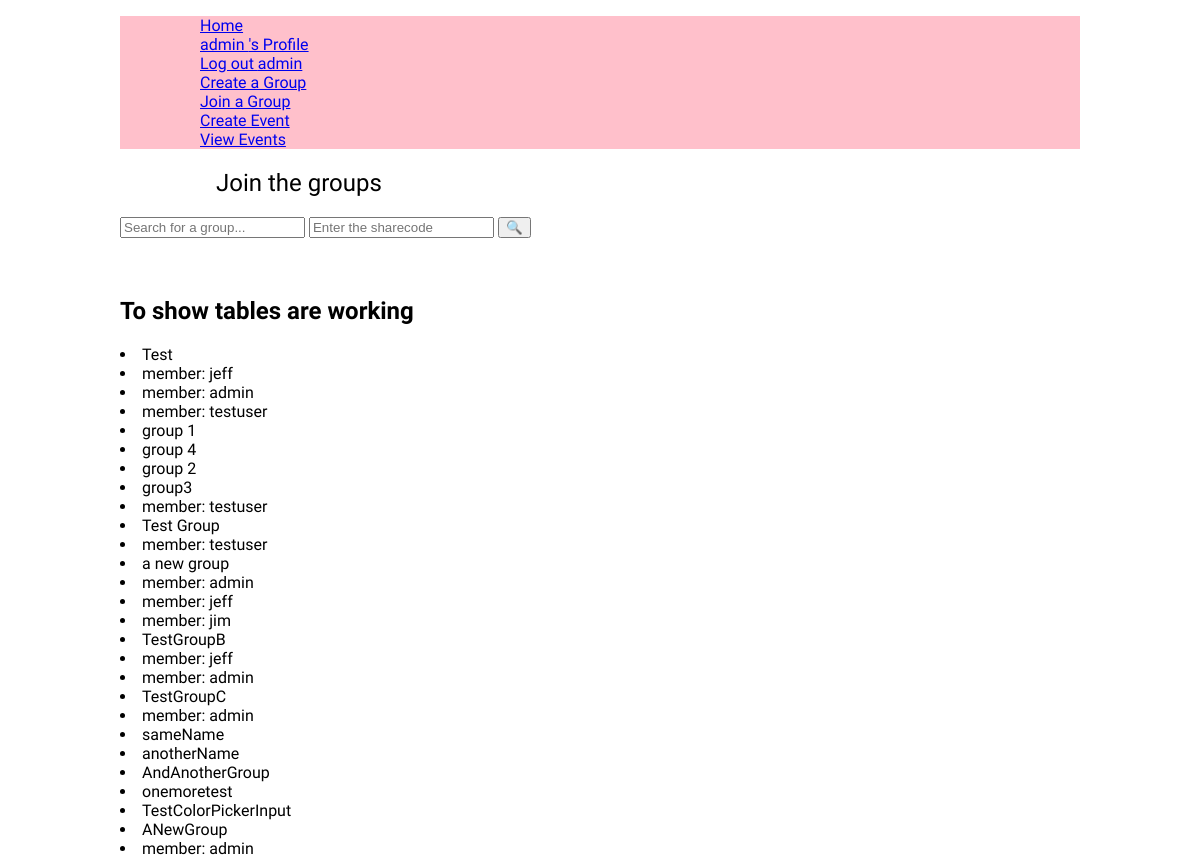
Page /group/join/ (signed in) on the committed database.
### user_profile/models.py (models this page shows, shortened)
class CustomUser(AbstractUser):
    location = models.CharField(max_length=100, blank=True)
    phone_number = models.CharField( max_length=50, blank=True)
    date_joined = models.DateTimeField( auto_now_add=True)

### group_profile/models.py (models this page shows, shortened)
class GroupProfile(models.Model):
    members = models.ManyToManyField(CustomUser, through="UserGroupLink")
    GroupName = models.CharField(blank=False, max_length=128, unique=True)
    GroupColour = models.CharField(blank=False, default='#FFFFFF', max_length=7) #hex colour value, should link to color picker hex on the html side
    DateCreated = models.DateTimeField(auto_now_add=True,)#add the date it was created automatically
    GroupShareCode = models.CharField(
        blank=False,
        max_length=12,
        default=GenerateRandomShareCode
        )

### group_profile/views.py (the view)
# urls.py: path('join/', views.list_group, name='join'),
@login_required
def list_group(request):
    response=""
    if request.method == "POST":
        group_query = request.POST.get("group_search","")
        sharecode_query = request.POST.get("sharecode_test", "")
        if not group_query or not sharecode_query:
            print(group_query)
            response = "Request to join failed - Enter the exact name and sharecode again"
        else:
            group = GroupProfile.objects.filter(GroupName__iexact=group_query, GroupShareCode=sharecode_query).first()
            group.members.add(request.user, through_defaults={'status': 2})
            response = "Correct credentials entered. You are being added to the group"
    else:
        group_query=""
        sharecode_query=""
    groups = GroupProfile.objects.filter(GroupName__contains=group_query , GroupShareCode__contains=sharecode_query)#remove after testing
    return render(request, 'group_profile/join.html', {'groups': groups, 'response': response})

### group_profile/templates/group_profile/join.html (shortened to what this page needs)
{% extends "base.html" %}
{% load static %}
{% block content %}
    <section>
        <h1>Join the groups</h1>
            <form  method="post">
                <input type="text" name="group_search" value ="{{group_search}}"placeholder="Search for a group...">
                <input type="text" name="sharecode_test" value ="{{sharecode_test}}"placeholder="Enter the sharecode">
                <button type="submit">🔍</button>
            </form>
            <br>
        <h2>To show tables are working</h2>
        {% for group in groups %}
        <li>{{group.GroupName}}</li>
            {% for user in group.members.all %}
            <li>member: {{user.username}}</li>
            {% endfor %}
        {% endfor %}
    </section>
{% endblock content %}

### armonario_proj/templates/layout.html (shortened to what this page needs)
{% load static %}
{% url 'home' as home_url %}
{% url "profile" as profile_url %}
<!DOCTYPE html>
<html lang="en">
<head>
    <link rel="stylesheet" href="{% static 'css/style.css' %}">
</head>
<body>
    <header>
        <div>
            <nav>
                <ul>
                    {% if request.path != '/' %}
                        <ul><a href="/">Home</a></ul>
                    {% endif %}
                    {% if user.is_authenticated %}
                        <ul><a href="{% url "user:profile" %}">{{user.username}} 's Profile</a></ul>
                        <ul><a href="{% url "user:logout" %}">Log out {{user.username}}</a></ul>
                        <ul><a href="{% url "group:create" %}">Create a Group</a></ul>
                        <ul><a href="{% url "group:join" %}">Join a Group</a></ul>
                        <ul><a href="{% url "event:create" %}">Create Event</a></ul>
                        <ul><a href="{% url "calendar:list" %}">View Events</a></ul>
                    {% else %}
                        <ul><a href="{% url "user:login" %}">Log in</a></ul>
                        <ul><a href="{% url "user:register" %}">Register</a></ul>
                    {% endif %}
                </ul>
            </nav>
        </div>
    </header>
    <main >
        {% block content %}{% endblock content %}
    </main>
</body>
</html>

### armonario_proj/static/css/style.css (style rules this page uses)
:root { --title-font: "Tagesschrift", system-ui; --secondary-font: "Yuji Syuku", serif; }
h1 { font-family: var(--title-font); font-weight: 400; padding-left: 10%; }
body { margin: auto; width: 80%; font-family: var(--secondary-font); min-height: 100dvh; }
header { background-color: pink; }

### rows in the picture
CustomUser: username "admin"
GroupProfile: GroupName "Test"
CustomUser: username "jeff"
CustomUser: username "testuser"
GroupProfile: GroupName "group 1"
GroupProfile: GroupName "group 4"
GroupProfile: GroupName "group 2"
GroupProfile: GroupName "group3"
GroupProfile: GroupName "Test Group"
GroupProfile: GroupName "a new group"
CustomUser: username "jim"
GroupProfile: GroupName "TestGroupB"
GroupProfile: GroupName "TestGroupC"
GroupProfile: GroupName "sameName"
GroupProfile: GroupName "anotherName"
GroupProfile: GroupName "AndAnotherGroup"
GroupProfile: GroupName "onemoretest"
GroupProfile: GroupName "TestColorPickerInput"
GroupProfile: GroupName "ANewGroup"
